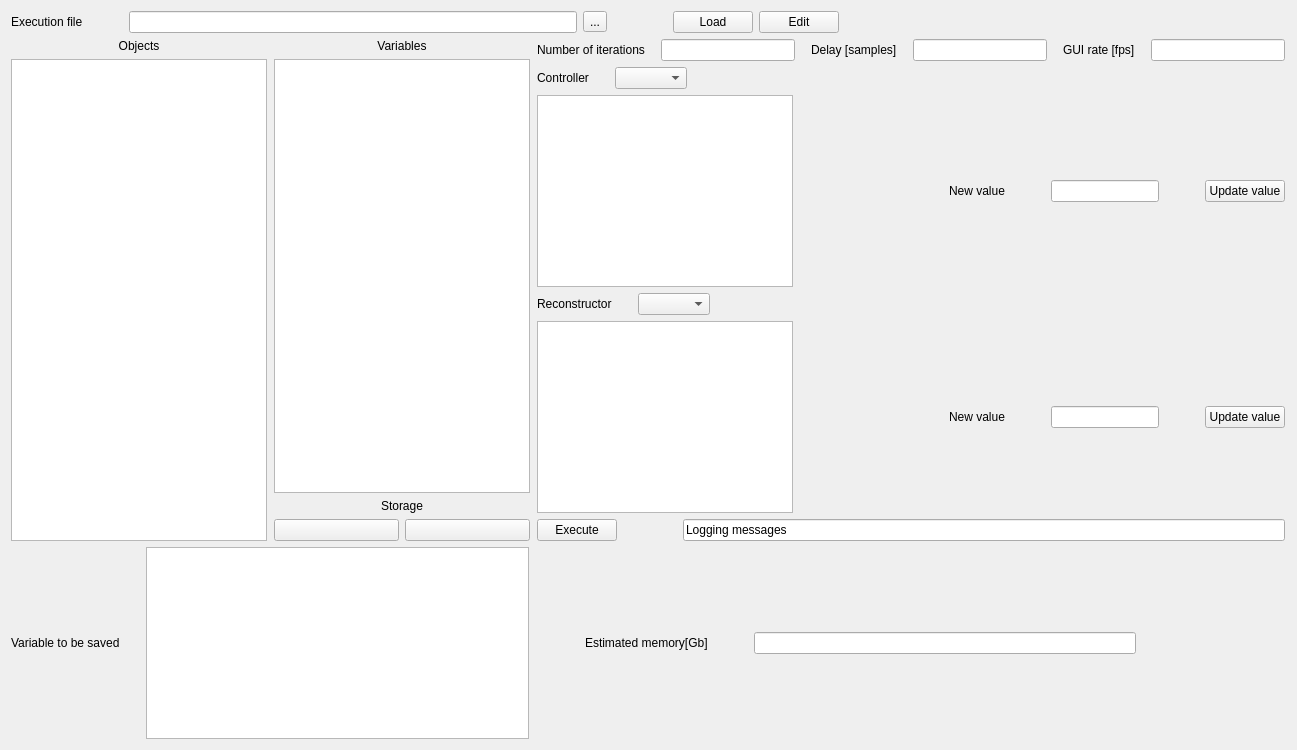
      <widget class="QWidget" name="exec_tab">
       <attribute name="title">
        <string>Exec</string>
       </attribute>
       <layout class="QVBoxLayout" name="verticalLayout_11">
        <item>
         <layout class="QVBoxLayout" name="verticalLayout_10">
          <item>
           <layout class="QHBoxLayout" name="horizontalLayout_11">
            <item>
             <widget class="QLabel" name="label_16">
              <property name="text">
               <string>Execution file</string>
              </property>
             </widget>
            </item>
            <item>
             <spacer name="horizontalSpacer_28">
              <property name="orientation">
               <enum>Qt::Horizontal</enum>
              </property>
              <property name="sizeType">
               <enum>QSizePolicy::Fixed</enum>
              </property>
              <property name="sizeHint" stdset="0">
               <size>
                <width>40</width>
                <height>20</height>
               </size>
              </property>
             </spacer>
            </item>
            <item>
             <widget class="QLineEdit" name="lineEdit_4"/>
            </item>
            <item>
             <widget class="QToolButton" name="toolButton_3">
              <property name="text">
               <string>...</string>
              </property>
             </widget>
            </item>
            <item>
             <spacer name="horizontalSpacer_50">
              <property name="orientation">
               <enum>Qt::Horizontal</enum>
              </property>
              <property name="sizeType">
               <enum>QSizePolicy::Fixed</enum>
              </property>
              <property name="sizeHint" stdset="0">
               <size>
                <width>60</width>
                <height>20</height>
               </size>
              </property>
             </spacer>
            </item>
            <item>
             <widget class="QPushButton" name="pushButton_11">
              <property name="text">
               <string>Load</string>
              </property>
             </widget>
            </item>
            <item>
             <widget class="QPushButton" name="pushButton_12">
              <property name="text">
               <string>Edit</string>
              </property>
             </widget>
            </item>
            <item>
             <spacer name="horizontalSpacer_51">
              <property name="orientation">
               <enum>Qt::Horizontal</enum>
              </property>
              <property name="sizeHint" stdset="0">
               <size>
                <width>40</width>
                <height>20</height>
               </size>
              </property>
             </spacer>
            </item>
           </layout>
          </item>
          <item>
           <layout class="QHBoxLayout" name="horizontalLayout_21">
            <item>
             <layout class="QVBoxLayout" name="verticalLayout_8">
              <item>
               <widget class="QLabel" name="label_25">
                <property name="text">
                 <string>Objects</string>
                </property>
                <property name="alignment">
                 <set>Qt::AlignCenter</set>
                </property>
               </widget>
              </item>
              <item>
               <widget class="QListWidget" name="listWidget_3"/>
              </item>
             </layout>
            </item>
            <item>
             <spacer name="horizontalSpacer_49">
              <property name="orientation">
               <enum>Qt::Horizontal</enum>
              </property>
              <property name="sizeType">
               <enum>QSizePolicy::Fixed</enum>
              </property>
              <property name="sizeHint" stdset="0">
               <size>
                <width>1</width>
                <height>20</height>
               </size>
              </property>
             </spacer>
            </item>
            <item>
             <layout class="QVBoxLayout" name="verticalLayout_7">
              <item>
               <widget class="QLabel" name="label_24">
                <property name="text">
                 <string>Variables</string>
                </property>
                <property name="alignment">
                 <set>Qt::AlignCenter</set>
                </property>
               </widget>
              </item>
              <item>
               <widget class="QListWidget" name="listWidget_2"/>
              </item>
              <item>
               <layout class="QVBoxLayout" name="verticalLayout_6">
                <item>
                 <widget class="QLabel" name="label_28">
                  <property name="text">
                   <string>Storage</string>
                  </property>
                  <property name="alignment">
                   <set>Qt::AlignCenter</set>
                  </property>
                 </widget>
                </item>
                <item>
                 <layout class="QHBoxLayout" name="horizontalLayout_20">
                  <item>
                   <widget class="QPushButton" name="pushButton_16">
                    <property name="text">
                     <string/>
                    </property>
                    <property name="icon">
                     <iconset>
                      <normalon>:/icon/icon/add-button.png</normalon>
                     </iconset>
                    </property>
                   </widget>
                  </item>
                  <item>
                   <widget class="QPushButton" name="pushButton_17">
                    <property name="text">
                     <string/>
                    </property>
                    <property name="icon">
                     <iconset>
                      <normalon>:/icon/icon/delete.png</normalon>
                     </iconset>
                    </property>
                   </widget>
                  </item>
                 </layout>
                </item>
               </layout>
              </item>
             </layout>
            </item>
            <item>
             <spacer name="horizontalSpacer_52">
              <property name="orientation">
               <enum>Qt::Horizontal</enum>
              </property>
              <property name="sizeType">
               <enum>QSizePolicy::Fixed</enum>
              </property>
              <property name="sizeHint" stdset="0">
               <size>
                <width>1</width>
                <height>20</height>
               </size>
              </property>
             </spacer>
            </item>
            <item>
             <layout class="QVBoxLayout" name="verticalLayout_9">
              <item>
               <layout class="QHBoxLayout" name="horizontalLayout_12">
                <item>
                 <widget class="QLabel" name="label_17">
                  <property name="text">
                   <string>Number of iterations</string>
                  </property>
                 </widget>
                </item>
                <item>
                 <spacer name="horizontalSpacer_34">
                  <property name="orientation">
                   <enum>Qt::Horizontal</enum>
                  </property>
                  <property name="sizeType">
                   <enum>QSizePolicy::Fixed</enum>
                  </property>
                  <property name="sizeHint" stdset="0">
                   <size>
                    <width>10</width>
                    <height>20</height>
                   </size>
                  </property>
                 </spacer>
                </item>
                <item>
                 <widget class="QLineEdit" name="lineEdit_5"/>
                </item>
                <item>
                 <spacer name="horizontalSpacer_32">
                  <property name="orientation">
                   <enum>Qt::Horizontal</enum>
                  </property>
                  <property name="sizeType">
                   <enum>QSizePolicy::Fixed</enum>
                  </property>
                  <property name="sizeHint" stdset="0">
                   <size>
                    <width>10</width>
                    <height>20</height>
                   </size>
                  </property>
                 </spacer>
                </item>
                <item>
                 <widget class="QLabel" name="label_18">
                  <property name="text">
                   <string>Delay [samples]</string>
                  </property>
                 </widget>
                </item>
                <item>
                 <spacer name="horizontalSpacer_33">
                  <property name="orientation">
                   <enum>Qt::Horizontal</enum>
                  </property>
                  <property name="sizeType">
                   <enum>QSizePolicy::Fixed</enum>
                  </property>
                  <property name="sizeHint" stdset="0">
                   <size>
                    <width>10</width>
                    <height>20</height>
                   </size>
                  </property>
                 </spacer>
                </item>
                <item>
                 <widget class="QLineEdit" name="lineEdit_6"/>
                </item>
                <item>
                 <spacer name="horizontalSpacer_44">
                  <property name="orientation">
                   <enum>Qt::Horizontal</enum>
                  </property>
                  <property name="sizeType">
                   <enum>QSizePolicy::Fixed</enum>
                  </property>
                  <property name="sizeHint" stdset="0">
                   <size>
                    <width>10</width>
                    <height>20</height>
                   </size>
                  </property>
                 </spacer>
                </item>
                <item>
                 <widget class="QLabel" name="label_19">
                  <property name="text">
                   <string>GUI rate [fps]</string>
                  </property>
                 </widget>
                </item>
                <item>
                 <spacer name="horizontalSpacer_35">
                  <property name="orientation">
                   <enum>Qt::Horizontal</enum>
                  </property>
                  <property name="sizeType">
                   <enum>QSizePolicy::Fixed</enum>
                  </property>
                  <property name="sizeHint" stdset="0">
                   <size>
                    <width>10</width>
                    <height>20</height>
                   </size>
                  </property>
                 </spacer>
                </item>
                <item>
                 <widget class="QLineEdit" name="lineEdit_7"/>
                </item>
               </layout>
              </item>
              <item>
               <layout class="QHBoxLayout" name="horizontalLayout_13">
                <item>
                 <widget class="QLabel" name="label_20">
                  <property name="text">
                   <string>Controller</string>
                  </property>
                 </widget>
                </item>
                <item>
                 <spacer name="horizontalSpacer_31">
                  <property name="orientation">
                   <enum>Qt::Horizontal</enum>
                  </property>
                  <property name="sizeType">
                   <enum>QSizePolicy::Fixed</enum>
                  </property>
                  <property name="sizeHint" stdset="0">
                   <size>
                    <width>20</width>
                    <height>20</height>
                   </size>
                  </property>
                 </spacer>
                </item>
                <item>
                 <widget class="QComboBox" name="comboBox_10"/>
                </item>
                <item>
                 <spacer name="horizontalSpacer_45">
                  <property name="orientation">
                   <enum>Qt::Horizontal</enum>
                  </property>
                  <property name="sizeHint" stdset="0">
                   <size>
                    <width>40</width>
                    <height>20</height>
                   </size>
                  </property>
                 </spacer>
                </item>
               </layout>
              </item>
              <item>
               <layout class="QHBoxLayout" name="horizontalLayout_15">
                <item>
                 <widget class="QTableView" name="tableView"/>
                </item>
                <item>
                 <spacer name="horizontalSpacer_29">
                  <property name="orientation">
                   <enum>Qt::Horizontal</enum>
                  </property>
                  <property name="sizeType">
                   <enum>QSizePolicy::Expanding</enum>
                  </property>
                  <property name="sizeHint" stdset="0">
                   <size>
                    <width>150</width>
                    <height>20</height>
                   </size>
                  </property>
                 </spacer>
                </item>
                <item>
                 <widget class="QLabel" name="label_22">
                  <property name="text">
                   <string>New value</string>
                  </property>
                 </widget>
                </item>
                <item>
                 <spacer name="horizontalSpacer_36">
                  <property name="orientation">
                   <enum>Qt::Horizontal</enum>
                  </property>
                  <property name="sizeHint" stdset="0">
                   <size>
                    <width>40</width>
                    <height>20</height>
                   </size>
                  </property>
                 </spacer>
                </item>
                <item>
                 <widget class="QLineEdit" name="lineEdit_8"/>
                </item>
                <item>
                 <spacer name="horizontalSpacer_37">
                  <property name="orientation">
                   <enum>Qt::Horizontal</enum>
                  </property>
                  <property name="sizeHint" stdset="0">
                   <size>
                    <width>40</width>
                    <height>20</height>
                   </size>
                  </property>
                 </spacer>
                </item>
                <item>
                 <widget class="QPushButton" name="pushButton_14">
                  <property name="text">
                   <string>Update value</string>
                  </property>
                 </widget>
                </item>
               </layout>
              </item>
              <item>
               <layout class="QHBoxLayout" name="horizontalLayout_14">
                <item>
                 <widget class="QLabel" name="label_21">
                  <property name="text">
                   <string>Reconstructor</string>
                  </property>
                 </widget>
                </item>
                <item>
                 <spacer name="horizontalSpacer_46">
                  <property name="orientation">
                   <enum>Qt::Horizontal</enum>
                  </property>
                  <property name="sizeType">
                   <enum>QSizePolicy::Fixed</enum>
                  </property>
                  <property name="sizeHint" stdset="0">
                   <size>
                    <width>20</width>
                    <height>20</height>
                   </size>
                  </property>
                 </spacer>
                </item>
                <item>
                 <widget class="QComboBox" name="comboBox_11"/>
                </item>
                <item>
                 <spacer name="horizontalSpacer_47">
                  <property name="orientation">
                   <enum>Qt::Horizontal</enum>
                  </property>
                  <property name="sizeHint" stdset="0">
                   <size>
                    <width>40</width>
                    <height>20</height>
                   </size>
                  </property>
                 </spacer>
                </item>
               </layout>
              </item>
              <item>
               <layout class="QHBoxLayout" name="horizontalLayout_16">
                <item>
                 <widget class="QTableView" name="tableView_2"/>
                </item>
                <item>
                 <spacer name="horizontalSpacer_30">
                  <property name="orientation">
                   <enum>Qt::Horizontal</enum>
                  </property>
                  <property name="sizeType">
                   <enum>QSizePolicy::Expanding</enum>
                  </property>
                  <property name="sizeHint" stdset="0">
                   <size>
                    <width>150</width>
                    <height>20</height>
                   </size>
                  </property>
                 </spacer>
                </item>
                <item>
                 <widget class="QLabel" name="label_23">
                  <property name="text">
                   <string>New value</string>
                  </property>
                 </widget>
                </item>
                <item>
                 <spacer name="horizontalSpacer_39">
                  <property name="orientation">
                   <enum>Qt::Horizontal</enum>
                  </property>
                  <property name="sizeHint" stdset="0">
                   <size>
                    <width>40</width>
                    <height>20</height>
                   </size>
                  </property>
                 </spacer>
                </item>
                <item>
                 <widget class="QLineEdit" name="lineEdit_9"/>
                </item>
                <item>
                 <spacer name="horizontalSpacer_38">
                  <property name="orientation">
                   <enum>Qt::Horizontal</enum>
                  </property>
                  <property name="sizeHint" stdset="0">
                   <size>
                    <width>40</width>
                    <height>20</height>
                   </size>
                  </property>
                 </spacer>
                </item>
                <item>
                 <widget class="QPushButton" name="pushButton_15">
                  <property name="text">
                   <string>Update value</string>
                  </property>
                 </widget>
                </item>
               </layout>
              </item>
              <item>
               <layout class="QHBoxLayout" name="horizontalLayout_17">
                <item>
                 <widget class="QPushButton" name="pushButton_13">
                  <property name="text">
                   <string>Execute</string>
                  </property>
                 </widget>
                </item>
                <item>
                 <spacer name="horizontalSpacer_40">
                  <property name="orientation">
                   <enum>Qt::Horizontal</enum>
                  </property>
                  <property name="sizeType">
                   <enum>QSizePolicy::Fixed</enum>
                  </property>
                  <property name="sizeHint" stdset="0">
                   <size>
                    <width>60</width>
                    <height>20</height>
                   </size>
                  </property>
                 </spacer>
                </item>
                <item>
                 <widget class="QLineEdit" name="lineEdit_10">
                  <property name="text">
                   <string>Logging messages</string>
                  </property>
                 </widget>
                </item>
               </layout>
              </item>
             </layout>
            </item>
            <item>
             <spacer name="horizontalSpacer_53">
              <property name="orientation">
               <enum>Qt::Horizontal</enum>
              </property>
              <property name="sizeType">
               <enum>QSizePolicy::Fixed</enum>
              </property>
              <property name="sizeHint" stdset="0">
               <size>
                <width>1</width>
                <height>20</height>
               </size>
              </property>
             </spacer>
            </item>
           </layout>
          </item>
          <item>
           <layout class="QHBoxLayout" name="horizontalLayout_18">
            <item>
             <widget class="QLabel" name="label_26">
              <property name="text">
               <string>Variable to be saved</string>
              </property>
             </widget>
            </item>
            <item>
             <spacer name="horizontalSpacer_43">
              <property name="orientation">
               <enum>Qt::Horizontal</enum>
              </property>
              <property name="sizeType">
               <enum>QSizePolicy::Fixed</enum>
              </property>
              <property name="sizeHint" stdset="0">
               <size>
                <width>20</width>
                <height>20</height>
               </size>
              </property>
             </spacer>
            </item>
            <item>
             <widget class="QListView" name="listView_3"/>
            </item>
            <item>
             <spacer name="horizontalSpacer_42">
              <property name="orientation">
               <enum>Qt::Horizontal</enum>
              </property>
              <property name="sizeType">
               <enum>QSizePolicy::Fixed</enum>
              </property>
              <property name="sizeHint" stdset="0">
               <size>
                <width>50</width>
                <height>20</height>
               </size>
              </property>
             </spacer>
            </item>
            <item>
             <widget class="QLabel" name="label_27">
              <property name="text">
               <string>Estimated memory[Gb]</string>
              </property>
             </widget>
            </item>
            <item>
             <spacer name="horizontalSpacer_41">
              <property name="orientation">
               <enum>Qt::Horizontal</enum>
              </property>
              <property name="sizeType">
               <enum>QSizePolicy::Fixed</enum>
              </property>
              <property name="sizeHint" stdset="0">
               <size>
                <width>40</width>
                <height>20</height>
               </size>
              </property>
             </spacer>
            </item>
            <item>
             <widget class="QLineEdit" name="lineEdit_11"/>
            </item>
            <item>
             <spacer name="horizontalSpacer_48">
              <property name="orientation">
               <enum>Qt::Horizontal</enum>
              </property>
              <property name="sizeType">
               <enum>QSizePolicy::Fixed</enum>
              </property>
              <property name="sizeHint" stdset="0">
               <size>
                <width>150</width>
                <height>20</height>
               </size>
              </property>
             </spacer>
            </item>
           </layout>
          </item>
         </layout>
        </item>
       </layout>
      </widget>
